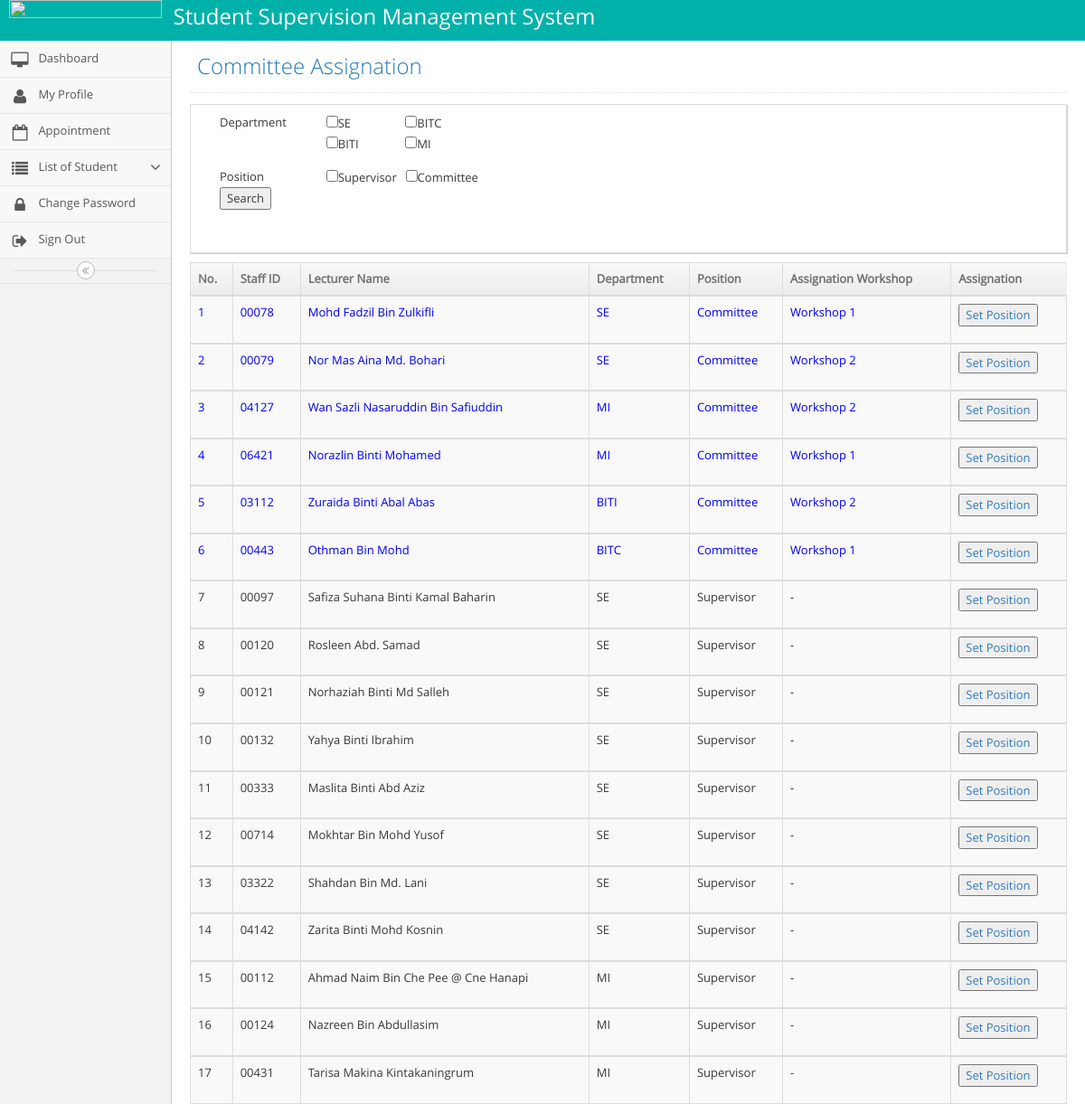
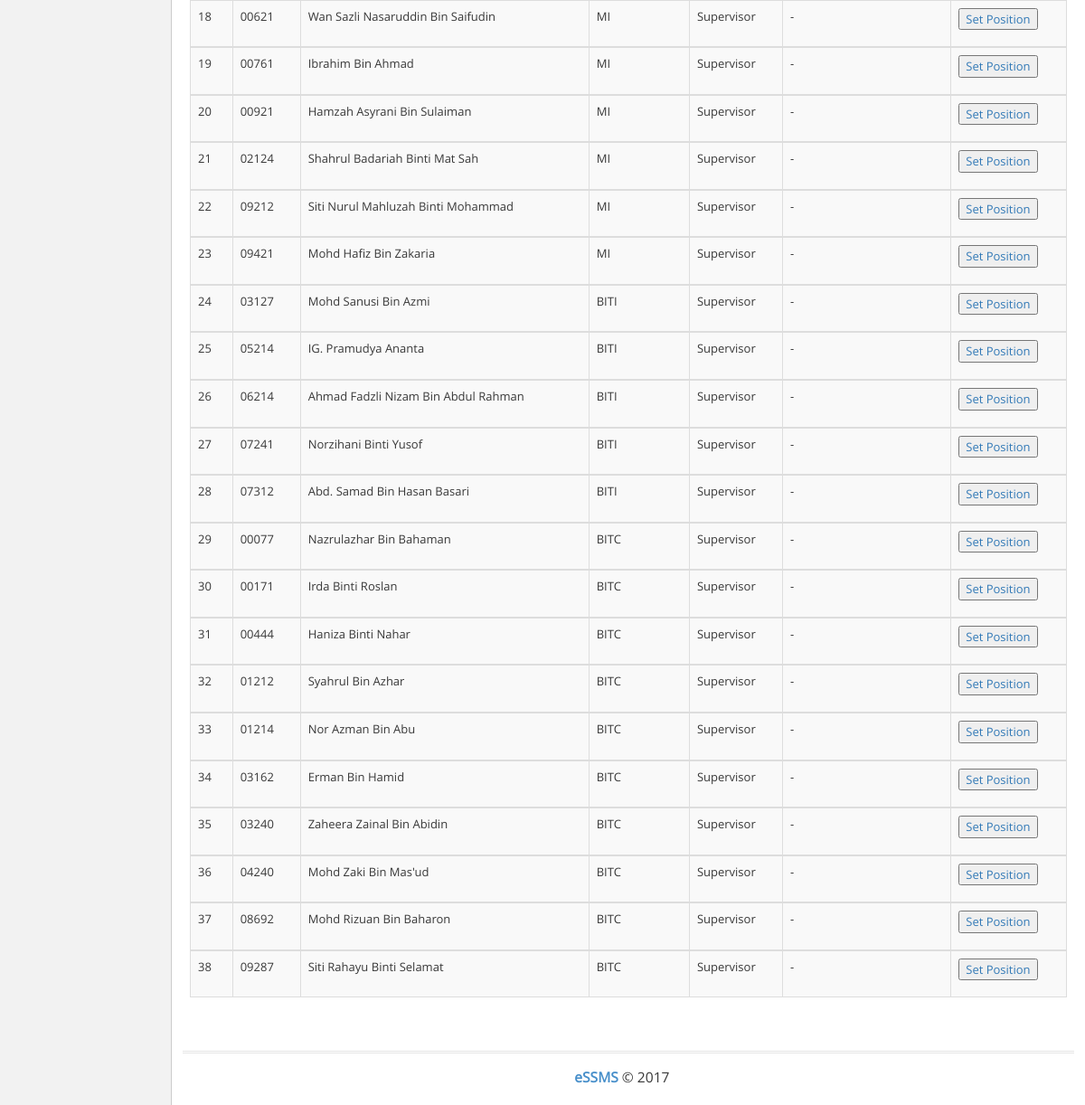
Page /committee.php (signed in) on the committed database (2 pictures, top to bottom).
### tables this page shows
CREATE TABLE IF NOT EXISTS `lecturer_position` (
  `positionID` int(10) NOT NULL,
  `staffID` varchar(20) NOT NULL,
  `assignationWorkshop` varchar(10) NOT NULL
);

CREATE TABLE IF NOT EXISTS `lecturer` (
  `staffID` varchar(20) NOT NULL,
  `lecturerName` varchar(50) NOT NULL,
  `lecturerEmail` varchar(50) NOT NULL,
  `lecturerPhoneNum` varchar(15) NOT NULL,
  `department` varchar(30) NOT NULL,
  `bio` varchar(100) NOT NULL,
  `positionID` int(10) NOT NULL
);

CREATE TABLE IF NOT EXISTS `position` (
  `positionID` int(10) NOT NULL,
  `positionName` varchar(20) NOT NULL
);

### committee.php (the view, shortened to what this page needs)
<?php
include 'conn/dbconnection.php';
?>
<!DOCTYPE html>
<html lang="en">
	<head>
		<link rel="stylesheet" href="assets/css/bootstrap.min.css" />
		<link rel="stylesheet" href="assets/font-awesome/4.5.0/css/font-awesome.min.css" />
		<link rel="stylesheet" href="assets/css/ace.min.css" class="ace-main-stylesheet" id="main-ace-style" />
		<link rel="stylesheet" href="assets/css/ace-skins.min.css" />
		<link rel="stylesheet" href="assets/css/ace-rtl.min.css" />
	</head>
	<body class="no-skin">
		<div id="navbar" class="navbar navbar-default          ace-save-state">
			<div class="navbar-container ace-save-state" id="navbar-container">
				<div class="navbar-header pull-left">
				 <img src="assets/img/logo_ftmk.png" width="169" height="29" class="img-responsive" />
				</div>
                <font size="+2">&nbsp;&nbsp;Student Supervision Management System </font>
				</div>
			</div>
	<div class="main-container ace-save-state" id="main-container">
	  		<?php include 'navigation.php'; ?>
			<div class="main-content">
				<div class="main-content-inner">
				  <div class="page-content">
 <?php
 if(isset($_REQUEST['search']))
 {
		@$department1=$_POST['department1'];
		@$department2=$_POST['department2'];
		@$department3=$_POST['department3'];
		@$department4=$_POST['department4'];
		@$position1=$_POST['position1'];
		@$position2=$_POST['position2'];
				if($position1 == '' && $position2=='' )
		{
			$query=mysqli_query($dba,"call select_searchCommittee('".$department1."','".$department2."','".$department3."' ,'".$department4."')")or die();
			mysqli_next_result($dba);
		}
		else if ($department1 == '' && $department2=='' && $department3 == '' && $department4=='' )
		{
			$query=mysqli_query($dba,"call select_searchCommittee2('".$position1."','".$position2."' )")or die();
			mysqli_next_result($dba);
		}
		else
		{
			$query=mysqli_query($dba,"call select_searchCommittee3('".$department1."', '".$department2."','".$department3."','".$department4."','".$position1."' ,'".$position2."'  )") or die();
			mysqli_next_result($dba);
		}
		}
		else
		{
			$query=mysqli_query($dba,"call select_searchCommittee4") or die();
		}
?>
	<div class="page-header">
							<h1>
								Committee Assignation
							</h1>
						</div>
						<div class="row">
							<div class="col-xs-12">
									<div class="tab-content profile-edit-tab-content">
		                            <div id="edit-basic" class="tab-pane in active">
									<form class="form-horizontal" role="form" method="post" action="committee.php">
										<div class="form-group">
										<div class="col-xs-12 col-sm-9">
								        	<table width="300" border="0">
											  <tbody>
												<tr>
												  <td width="113">Department</td>
												  <td width="84"><input type="checkbox" name="department1" value="SE" <?php if(isset($_POST['department1'])) echo "checked='checked'"; ?> >SE</td>
												  <td width="91"><input type="checkbox" name="department2" value="BITC" <?php if(isset($_POST['department2'])) echo "checked='checked'"; ?>>BITC</td>
												</tr>
												<tr>
												  <td>&nbsp;</td>
												  <td><input type="checkbox" name="department3" value="BITI" <?php if(isset($_POST['department3'])) echo "checked='checked'"; ?>>BITI</td>
												  <td><input type="checkbox" name="department4" value="MI" <?php if(isset($_POST['department4'])) echo "checked='checked'"; ?>>MI </td>
												</tr>
											  </tbody>
											</table>
										</div>
									    </div>
										<div class="form-group">
										<div class="col-xs-12 col-sm-9">
										<table width="334" border="0">
											  <tbody>
												<tr>
												  <td width="113">Position</td>
												  <td width="84"><input type="checkbox" name="position1" value="3" <?php if(isset($_POST['position1'])) echo "checked='checked'"; ?>>Supervisor</td>
												  <td width="123"><input type="checkbox" name="position2" value="2" <?php if(isset($_POST['position2'])) echo "checked='checked'"; ?>>Committee</td>
												</tr>
											  </tbody>
											</table>
											  <input name="search" type="submit" id="search" value="Search" />
										</div>
									    </div>
									</form>
									</div>
									</div>
								<form class="form-horizontal" role="form" method="post">
								<table id="dynamic-table" class="table table-striped table-bordered table-hover">
												<thead>
													<tr>
														<th>No. </th>
														<th>Staff ID</th>
														<th>Lecturer Name</th>
														<th>Department</th>
														<th>Position</th>
														<th>Assignation Workshop</th>
														<th>Assignation</th>
													</tr>
												</thead>
												  <?php
													$num = 0;
												  while($row=mysqli_fetch_array(@$query))
												  {
												  ?>
												<tbody>
												<?php
														if ($row['positionName'] == 'Committee') {
														echo '<tr style="color:blue">';
													  } else {
														echo "<tr>";
													  }
												?>
														<td><?php echo ++$num;?></td>
														<td><?php echo $row['staffID'];?></td>
														<td><?php echo $row['lecturerName'];?></td>
														<td><?php echo $row['department'];?></td>
														<td><?php echo $row['positionName'];?></td>
														<td>
														<?php if ($row['assignationWorkshop'] == "0")
															  {
																echo "-";
														      }
														      else {
														?>
															  Workshop <?php echo @$row['assignationWorkshop']; }?></td>
														<td>
														<p><a href="javascript:window.open('assignCommittee.php?staff_ID=<?php echo $row['staffID'];?>','mywindowtitle','width=800,height=700')"><input type="button" value="Set Position"></a></p>
														</td>
													</tr>
													<?php };?>
													</tbody>
		                                           </table>
								</form>
							</div>
						</div>
					</div>
				</div>
			</div>
			<div class="footer">
				<div class="footer-inner">
					<div class="footer-content">
						<span class="bigger-120">
							<span class="blue bolder">eSSMS</span> &copy; 2017
						</span>
					</div>
				</div>
			</div>
		</div>
	</body>
</html>

### navigation.php (shortened to what this page needs)
 <div id="sidebar" class="sidebar responsive ace-save-state">
	<ul class="nav nav-list">
		<?php
		if(@$_SESSION['position'] == "1" )
		{ ?>
		<li class="">
			<a href="main.php">
				<i class="menu-icon fa fa-desktop"></i>
				<span class="menu-text"> Dashboard </span>
			</a>
			<b class="arrow"></b>
		</li>
                 <li class="">
			<a href="#" class="dropdown-toggle">
				<i class="menu-icon fa fa-group "></i>
				<span class="menu-text"> Staff </span>
				<b class="arrow fa fa-angle-down"></b>
			</a>
			<b class="arrow"></b>
			<ul class="submenu">
				<li class="">
					<a href="addStaff.php">
						<i class="menu-icon fa fa-caret-right"></i>
						Add Staff
					</a>
					<b class="arrow"></b>
				</li>
				<li class="">
					<a href="staffInfo.php">
						<i class="menu-icon fa fa-caret-right"></i>
						Staff Information
					</a>
					<b class="arrow"></b>
				</li>
				<li class="">
					<a href="staffPMA.php">
						<i class="menu-icon fa fa-caret-right"></i>
						PMA
					</a>
					<b class="arrow"></b>
				</li>
				<li class="">
					<a href="staffSKOIL.php">
						<i class="menu-icon fa fa-caret-right"></i>
						SK OIL
					</a>
					<b class="arrow"></b>
				</li>
				<li class="">
					<a href="staffSKGAS.php">
						<i class="menu-icon fa fa-caret-right"></i>
						SK GAS
					</a>
					<b class="arrow"></b>
				</li>
				<li class="">
					<a href="staffSBA.php">
						<i class="menu-icon fa fa-caret-right"></i>
						SBA
					</a>
					<b class="arrow"></b>
				</li>
			</ul>
		</li>
		<li class="">
			<a href="dataAnalysis.php">
				<i class="menu-icon fa fa-bar-chart"></i>
				<span class="menu-text"> Data Analysis </span>
			</a>
			<b class="arrow"></b>
		</li>
		<li class="">
			<a href="changePassword.php">
				<i class="menu-icon fa fa-lock"></i>
				<span class="menu-text"> Change Password </span>
			</a>
			<b class="arrow"></b>
		</li>
		<li class="">
			<a href="logout.php">
				<i class="menu-icon fa fa-sign-out"></i>
				<span class="menu-text"> Log Out </span>
			</a>
			<b class="arrow"></b>
		</li>
		<?php }
		else if (@$_SESSION['position'] == "3" )
		{ ?>
		<li class="">
			<a href="main.php">
				<i class="menu-icon fa fa-desktop"></i>
				<span class="menu-text"> Dashboard </span>
			</a>
		</li>
		<li class="">
			<a href="profile.php">
				<i class="menu-icon fa fa-user"></i>
				<span class="menu-text"> My Profile </span>
			</a>
		</li>
		<li class="">
			<a href="appointmentSupervisor.php">
				<i class="menu-icon fa fa-calendar-o "></i>
				<span class="menu-text"> Appointment </span>
			</a>
		</li>
		<li class="">
			<a href="" class="dropdown-toggle">
				<i class="menu-icon fa fa-list"></i>
				<span class="menu-text"> List of Student </span>
				<b class="arrow fa fa-angle-down"></b>
			</a>
		</li>
		<li class="">
			<a href="changePassword.php">
				<i class="menu-icon fa fa-lock"></i>
				<span class="menu-text"> Change Password </span>
			</a>
		</li>
		<li class="">
			<a href="logout.php">
				<i class="menu-icon fa fa-sign-out"></i>
				<span class="menu-text"> Sign Out </span>
			</a>
		</li>
		<?php }
		?>
  </ul>
	<div class="sidebar-toggle sidebar-collapse" id="sidebar-collapse">
		<i id="sidebar-toggle-icon" class="ace-icon fa fa-angle-double-left ace-save-state" data-icon1="ace-icon fa fa-angle-double-left" data-icon2="ace-icon fa fa-angle-double-right"></i>
	</div>
</div>

### committee.php (style rules this page uses)
.no-skin #navbar #navbar-container font { color: #FFFFFF; }

### rows in the picture
lecturer_position: staffID "00078", staffID.lecturerName "Mohd Fadzil Bin Zulkifli", staffID.department "SE", positionID.positionName "Committee", assignationWorkshop "1"
lecturer_position: staffID "00079", staffID.lecturerName "Nor Mas Aina Md. Bohari", staffID.department "SE", positionID.positionName "Committee", assignationWorkshop "2"
lecturer_position: staffID "04127", staffID.lecturerName "Wan Sazli Nasaruddin Bin Safiuddin", staffID.department "MI", positionID.positionName "Committee", assignationWorkshop "2"
lecturer_position: staffID "06421", staffID.lecturerName "Norazlin Binti Mohamed", staffID.department "MI", positionID.positionName "Committee", assignationWorkshop "1"
lecturer_position: staffID "03112", staffID.lecturerName "Zuraida Binti Abal Abas", staffID.department "BITI", positionID.positionName "Committee", assignationWorkshop "2"
lecturer_position: staffID "00443", staffID.lecturerName "Othman Bin Mohd", staffID.department "BITC", positionID.positionName "Committee", assignationWorkshop "1"
lecturer_position: staffID "00097", staffID.lecturerName "Safiza Suhana Binti Kamal Baharin", staffID.department "SE", positionID.positionName "Supervisor"
lecturer_position: staffID "00120", staffID.lecturerName "Rosleen Abd. Samad", staffID.department "SE", positionID.positionName "Supervisor"
lecturer_position: staffID "00121", staffID.lecturerName "Norhaziah Binti Md Salleh", staffID.department "SE", positionID.positionName "Supervisor"
lecturer_position: staffID "00132", staffID.lecturerName "Yahya Binti Ibrahim", staffID.department "SE", positionID.positionName "Supervisor"
lecturer_position: staffID "00333", staffID.lecturerName "Maslita Binti Abd Aziz", staffID.department "SE", positionID.positionName "Supervisor"
lecturer_position: staffID "00714", staffID.lecturerName "Mokhtar Bin Mohd Yusof", staffID.department "SE", positionID.positionName "Supervisor"
lecturer_position: staffID "03322", staffID.lecturerName "Shahdan Bin Md. Lani", staffID.department "SE", positionID.positionName "Supervisor"
lecturer_position: staffID "04142", staffID.lecturerName "Zarita Binti Mohd Kosnin", staffID.department "SE", positionID.positionName "Supervisor"
lecturer_position: staffID "00112", staffID.lecturerName "Ahmad Naim Bin Che Pee @ Cne Hanapi", staffID.department "MI", positionID.positionName "Supervisor"
lecturer_position: staffID "00124", staffID.lecturerName "Nazreen Bin Abdullasim", staffID.department "MI", positionID.positionName "Supervisor"
lecturer_position: staffID "00431", staffID.lecturerName "Tarisa Makina Kintakaningrum", staffID.department "MI", positionID.positionName "Supervisor"
lecturer_position: staffID "00621", staffID.lecturerName "Wan Sazli Nasaruddin Bin Saifudin", staffID.department "MI", positionID.positionName "Supervisor"
lecturer_position: staffID "00761", staffID.lecturerName "Ibrahim Bin Ahmad", staffID.department "MI", positionID.positionName "Supervisor"
lecturer_position: staffID "00921", staffID.lecturerName "Hamzah Asyrani Bin Sulaiman", staffID.department "MI", positionID.positionName "Supervisor"
lecturer_position: staffID "02124", staffID.lecturerName "Shahrul Badariah Binti Mat Sah", staffID.department "MI", positionID.positionName "Supervisor"
lecturer_position: staffID "09212", staffID.lecturerName "Siti Nurul Mahluzah Binti Mohammad", staffID.department "MI", positionID.positionName "Supervisor"
lecturer_position: staffID "09421", staffID.lecturerName "Mohd Hafiz Bin Zakaria", staffID.department "MI", positionID.positionName "Supervisor"
lecturer_position: staffID "03127", staffID.lecturerName "Mohd Sanusi Bin Azmi", staffID.department "BITI", positionID.positionName "Supervisor"
lecturer_position: staffID "05214", staffID.lecturerName "IG. Pramudya Ananta", staffID.department "BITI", positionID.positionName "Supervisor"
lecturer_position: staffID "06214", staffID.lecturerName "Ahmad Fadzli Nizam Bin Abdul Rahman", staffID.department "BITI", positionID.positionName "Supervisor"
lecturer_position: staffID "07241", staffID.lecturerName "Norzihani Binti Yusof", staffID.department "BITI", positionID.positionName "Supervisor"
lecturer_position: staffID "07312", staffID.lecturerName "Abd. Samad Bin Hasan Basari", staffID.department "BITI", positionID.positionName "Supervisor"
lecturer_position: staffID "00077", staffID.lecturerName "Nazrulazhar Bin Bahaman", staffID.department "BITC", positionID.positionName "Supervisor"
lecturer_position: staffID "00171", staffID.lecturerName "Irda Binti Roslan", staffID.department "BITC", positionID.positionName "Supervisor"
lecturer_position: staffID "00444", staffID.lecturerName "Haniza Binti Nahar", staffID.department "BITC", positionID.positionName "Supervisor"
lecturer_position: staffID "01212", staffID.lecturerName "Syahrul Bin Azhar", staffID.department "BITC", positionID.positionName "Supervisor"
lecturer_position: staffID "01214", staffID.lecturerName "Nor Azman Bin Abu", staffID.department "BITC", positionID.positionName "Supervisor"
lecturer_position: staffID "03162", staffID.lecturerName "Erman Bin Hamid", staffID.department "BITC", positionID.positionName "Supervisor"
lecturer_position: staffID "03240", staffID.lecturerName "Zaheera Zainal Bin Abidin", staffID.department "BITC", positionID.positionName "Supervisor"
lecturer_position: staffID "04240", staffID.lecturerName "Mohd Zaki Bin Mas'ud", staffID.department "BITC", positionID.positionName "Supervisor"
lecturer_position: staffID "08692", staffID.lecturerName "Mohd Rizuan Bin Baharon", staffID.department "BITC", positionID.positionName "Supervisor"
lecturer_position: staffID "09287", staffID.lecturerName "Siti Rahayu Binti Selamat", staffID.department "BITC", positionID.positionName "Supervisor"
